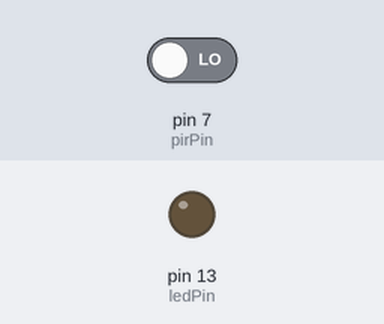
Bench run of a sketch on a simulated Arduino Uno, built with avr-gcc and run on an emulated ATmega328P. On the bench: output pins drawn as LEDs (lit = HIGH). The inputs (shaded band) are chosen by the test bench; at power-on: pin 7 (pirPin) LOW.

Above: at 1.2 s.
1.3 s: pin 7 (pirPin) driven HIGH
At 1.8 s:
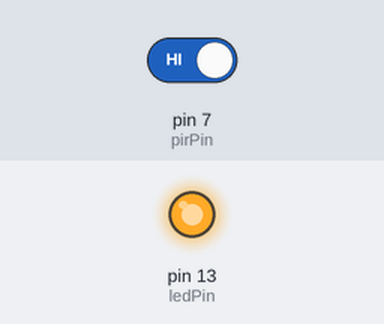
2.8 s: pin 7 (pirPin) driven LOW
At 4.2 s:
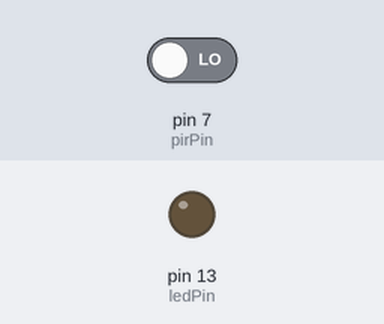
Timing chart, 0 to 5.8 s (numbered marks = the images above; inputs shaded):
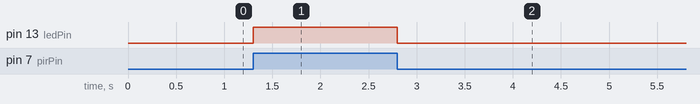

Measured:
- after the input at 1.3 s, pin 13 (ledPin): LOW → HIGH at once
- after the input at 2.8 s, pin 13 (ledPin): HIGH → LOW at once

The sketch:

HC-SR501.ino
```cpp
#include <MPU6050.h>

//www.elegoo.com
//2016.12.9

int ledPin = 13;  // LED on Pin 13 of Arduino
int pirPin = 7; // Input for HC-S501

int pirValue; // Place to store read PIR Value


void setup() {

  pinMode(ledPin, OUTPUT);
  pinMode(pirPin, INPUT);

  digitalWrite(ledPin, LOW);


}

void loop() {
  pirValue = digitalRead(pirPin);
  digitalWrite(ledPin, pirValue);

}
```
